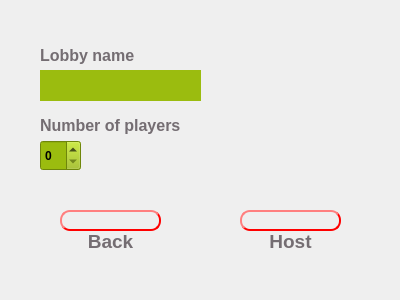
<?xml version="1.0" encoding="UTF-8"?>
<ui version="4.0">
 <class>HostDialog</class>
 <widget class="QDialog" name="HostDialog">
  <property name="geometry">
   <rect>
    <x>0</x>
    <y>0</y>
    <width>400</width>
    <height>300</height>
   </rect>
  </property>
  <property name="minimumSize">
   <size>
    <width>400</width>
    <height>300</height>
   </size>
  </property>
  <property name="maximumSize">
   <size>
    <width>400</width>
    <height>300</height>
   </size>
  </property>
  <property name="windowTitle">
   <string>Dialog</string>
  </property>
  <widget class="QLineEdit" name="lineEdit">
   <property name="geometry">
    <rect>
     <x>40</x>
     <y>70</y>
     <width>161</width>
     <height>31</height>
    </rect>
   </property>
   <property name="font">
    <font>
     <family>System</family>
     <pointsize>12</pointsize>
     <italic>false</italic>
     <bold>false</bold>
    </font>
   </property>
   <property name="styleSheet">
    <string notr="true">background-color: rgb(155, 188, 15);
font: System;
border: rgb(155, 188, 15);</string>
   </property>
  </widget>
  <widget class="QLabel" name="label">
   <property name="geometry">
    <rect>
     <x>40</x>
     <y>40</y>
     <width>161</width>
     <height>31</height>
    </rect>
   </property>
   <property name="font">
    <font>
     <family>System</family>
     <pointsize>12</pointsize>
     <bold>true</bold>
    </font>
   </property>
   <property name="text">
    <string>&lt;html&gt;&lt;head/&gt;&lt;body&gt;&lt;p&gt;&lt;span style=&quot; color:#746d72;&quot;&gt;Lobby name&lt;/span&gt;&lt;/p&gt;&lt;/body&gt;&lt;/html&gt;</string>
   </property>
  </widget>
  <widget class="QLabel" name="label_2">
   <property name="geometry">
    <rect>
     <x>40</x>
     <y>110</y>
     <width>161</width>
     <height>31</height>
    </rect>
   </property>
   <property name="font">
    <font>
     <family>System</family>
     <pointsize>12</pointsize>
     <bold>true</bold>
    </font>
   </property>
   <property name="text">
    <string>&lt;html&gt;&lt;head/&gt;&lt;body&gt;&lt;p&gt;&lt;span style=&quot; color:#746d72;&quot;&gt;Number of players&lt;/span&gt;&lt;/p&gt;&lt;/body&gt;&lt;/html&gt;</string>
   </property>
  </widget>
  <widget class="QSpinBox" name="spinBox">
   <property name="geometry">
    <rect>
     <x>40</x>
     <y>140</y>
     <width>41</width>
     <height>31</height>
    </rect>
   </property>
   <property name="font">
    <font>
     <family>System</family>
     <bold>true</bold>
    </font>
   </property>
   <property name="styleSheet">
    <string notr="true">background-color: rgb(155, 188, 15);</string>
   </property>
  </widget>
  <widget class="QPushButton" name="backButton">
   <property name="enabled">
    <bool>true</bool>
   </property>
   <property name="geometry">
    <rect>
     <x>60</x>
     <y>210</y>
     <width>101</width>
     <height>21</height>
    </rect>
   </property>
   <property name="maximumSize">
    <size>
     <width>101</width>
     <height>21</height>
    </size>
   </property>
   <property name="font">
    <font>
     <family>Gill Sans MT</family>
     <pointsize>26</pointsize>
    </font>
   </property>
   <property name="styleSheet">
    <string notr="true">QPushButton {
color: #333;
border: 2px solid #FF0000;
border-radius: 10px;
border-style: outset;
background: qradialgradient(
cx: 0.3, cy: -0.4, fx: 0.3, fy: -0.4,
radius: 1.35, stop: 0 #FF0000, stop: 1 #c40000
);
padding: 5px;
}

QPushButton:pressed {
border-style: inset;
background: qradialgradient(
cx: 0.3, cy: -0.4, fx: 0.3, fy: -0.4,
radius: 1.35, stop: 0 #c40000, stop: 1 #7a0101
);
padding: 5px;
}
</string>
   </property>
   <property name="text">
    <string/>
   </property>
  </widget>
  <widget class="QPushButton" name="refreshButton_2">
   <property name="enabled">
    <bool>true</bool>
   </property>
   <property name="geometry">
    <rect>
     <x>240</x>
     <y>210</y>
     <width>101</width>
     <height>21</height>
    </rect>
   </property>
   <property name="maximumSize">
    <size>
     <width>101</width>
     <height>21</height>
    </size>
   </property>
   <property name="font">
    <font>
     <family>Gill Sans MT</family>
     <pointsize>26</pointsize>
    </font>
   </property>
   <property name="styleSheet">
    <string notr="true">QPushButton {
color: #333;
border: 2px solid #FF0000;
border-radius: 10px;
border-style: outset;
background: qradialgradient(
cx: 0.3, cy: -0.4, fx: 0.3, fy: -0.4,
radius: 1.35, stop: 0 #FF0000, stop: 1 #c40000
);
padding: 5px;
}

QPushButton:pressed {
border-style: inset;
background: qradialgradient(
cx: 0.3, cy: -0.4, fx: 0.3, fy: -0.4,
radius: 1.35, stop: 0 #c40000, stop: 1 #7a0101
);
padding: 5px;
}
</string>
   </property>
   <property name="text">
    <string/>
   </property>
  </widget>
  <widget class="QLabel" name="label_4">
   <property name="geometry">
    <rect>
     <x>240</x>
     <y>230</y>
     <width>101</width>
     <height>21</height>
    </rect>
   </property>
   <property name="text">
    <string>&lt;html&gt;&lt;head/&gt;&lt;body&gt;&lt;p align=&quot;center&quot;&gt;&lt;span style=&quot; font-size:14pt; font-weight:700; color:#746d72;&quot;&gt;Host&lt;/span&gt;&lt;/p&gt;&lt;/body&gt;&lt;/html&gt;</string>
   </property>
  </widget>
  <widget class="QLabel" name="label_5">
   <property name="geometry">
    <rect>
     <x>60</x>
     <y>230</y>
     <width>101</width>
     <height>21</height>
    </rect>
   </property>
   <property name="text">
    <string>&lt;html&gt;&lt;head/&gt;&lt;body&gt;&lt;p align=&quot;center&quot;&gt;&lt;span style=&quot; font-size:14pt; font-weight:700; color:#746d72;&quot;&gt;Back&lt;/span&gt;&lt;/p&gt;&lt;/body&gt;&lt;/html&gt;</string>
   </property>
  </widget>
 </widget>
 <resources/>
 <connections/>
</ui>
